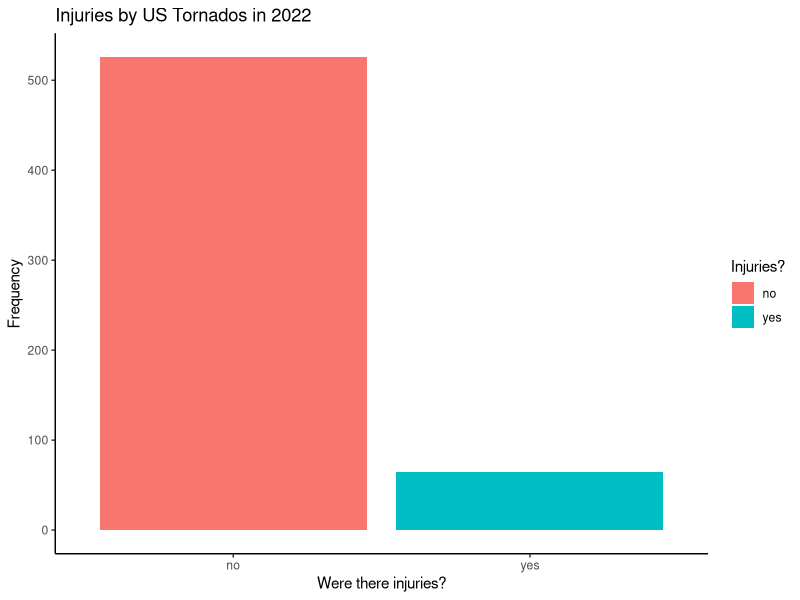
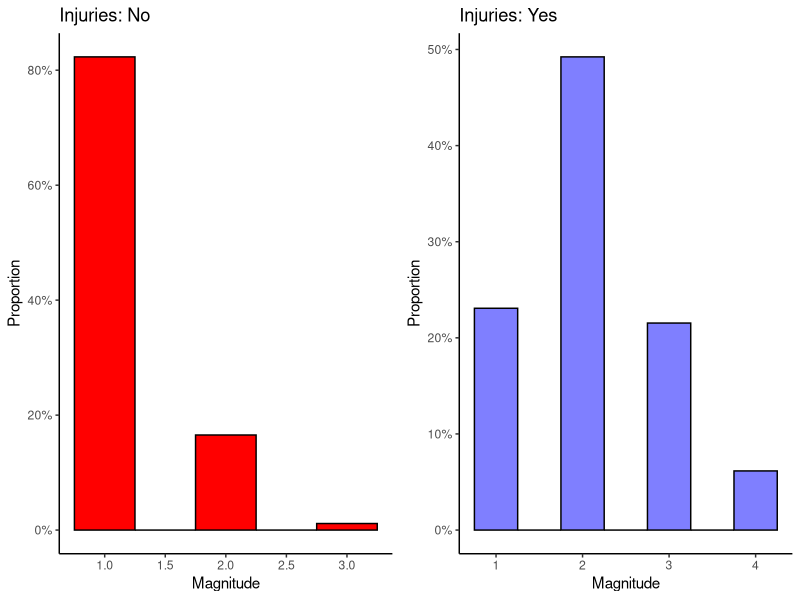
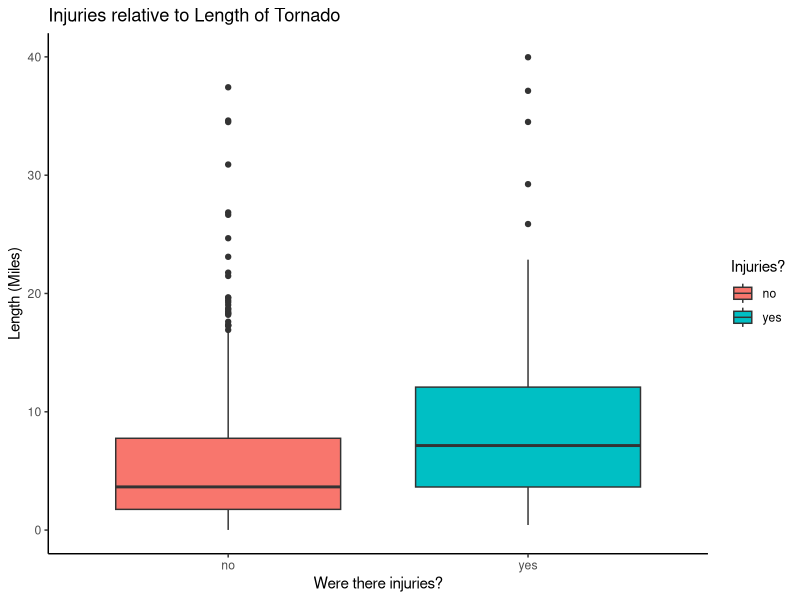
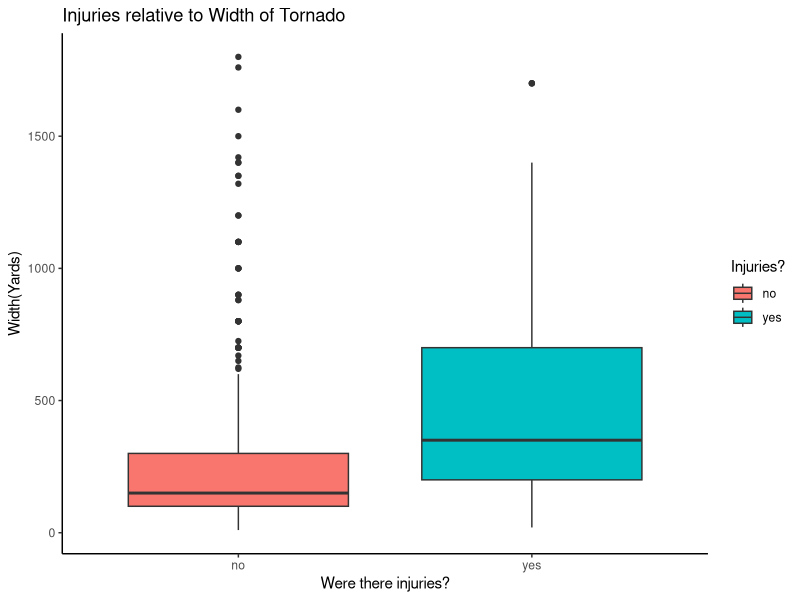
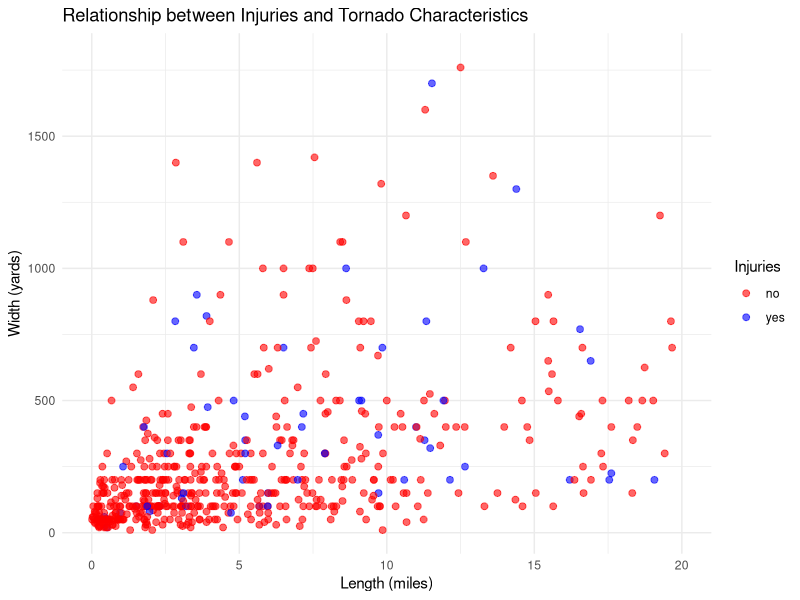

Source code (R) for these figures, in order:
## ---- chunk 1
knitr::opts_chunk$set(fig.height=3, fig.width=4, warning=FALSE, tidy=TRUE, tidy.opts=list(width.cutoff=60))
## ---- chunk 2
tornados <- read.csv('Project1_Tornados.csv')
## ---- chunk 3
library(ggplot2)
t_ggplot <- ggplot(tornados)

#Injuries Bar Graph
t_ggplot + geom_bar(aes(x=injuries, fill=injuries)) + labs(title='Injuries by US Tornados in 2022', x='Were there injuries?', y='Frequency', fill='Injuries?') + theme_classic()
## ---- chunk 4
library(knitr)

#Nicely formatted table of Injury proportion
injury_table <- prop.table(table(tornados$injuries))
injury_df <- as.data.frame(injury_table)
colnames(injury_df)[1] <- "Injuries?"
colnames(injury_df)[2] <- "Proportion"

kable(injury_df, caption = "Proportion of Injuries from Tornados", digits = 4)

## ---- chunk 5

#Subset data by Yes and No Injuries

injuriesYes <- tornados[tornados$injuries == 'yes',]
injuriesNo <- tornados[tornados$injuries == 'no',]

#Histogram for No
histNo <- ggplot(injuriesNo, aes(x = magnitude)) + geom_histogram(aes(y = ..count../sum(..count..)), binwidth = 0.5, color = "black", fill = "red")+ labs(x = 'Magnitude', y = 'Proportion', title = 'Injuries: No') + scale_y_continuous(labels = scales::percent_format()) + theme_classic() 

#Histogram for Yes
histYes <- ggplot(injuriesYes, aes(x = magnitude)) + geom_histogram(aes(y = ..count../sum(..count..)), binwidth = 0.5, color = "black", fill = "blue", alpha = 0.5) + labs(x = 'Magnitude', y = 'Proportion', title = 'Injuries: Yes') + scale_y_continuous(labels = scales::percent_format()) + theme_classic()

# Display the plots side by side
library(gridExtra)
grid.arrange(histNo, histYes, ncol = 2)

mean_magnitude <- aggregate(tornados$magnitude ~ tornados$injuries, data = tornados, mean)


mean_yes <- mean_magnitude[mean_magnitude$`tornados$injuries` == "yes", 2]

mean_no <- mean_magnitude[mean_magnitude$`tornados$injuries` == "no", 2]

## ---- chunk 6
#Length vs Injuries plot
t_ggplot + geom_boxplot(aes(x=injuries, y=length_miles, fill=injuries)) + labs(x='Were there injuries?', y='Length (Miles)', title='Injuries relative to Length of Tornado', fill='Injuries?') + theme_classic() + ylim(0,40)

mean_length <- aggregate(tornados$length_miles ~ tornados$injuries, data = tornados, mean)

mean_yes1 <- mean_length[mean_length$`tornados$injuries` == "yes", 2]

mean_no1 <- mean_length[mean_length$`tornados$injuries` == "no", 2]

## ---- chunk 7
#Width vs Injuries plot
t_ggplot + geom_boxplot(aes(x=injuries, y=width_yards, fill=injuries)) + labs(x='Were there injuries?', y='Width(Yards)', title='Injuries relative to Width of Tornado', fill='Injuries?') + theme_classic() 

mean_width <- aggregate(tornados$width_yards ~ tornados$injuries, data = tornados, mean)

mean_yes2 <- mean_width[mean_width$`tornados$injuries` == "yes", 2]

mean_no2 <- mean_width[mean_width$`tornados$injuries` == "no", 2]
## ---- chunk 8

#Multivariate Plot of Width and Length to Injuries
ggplot(tornados, aes(x = length_miles, y = width_yards, color = injuries)) + geom_point(alpha = 0.6, size = 2) +  
  labs(title = "Relationship between Injuries and Tornado Characteristics", x = "Length (miles)", y = "Width (yards)", color = "Injuries") + theme_minimal() + 
  scale_color_manual(values = c("yes" = "blue", "no" = "red")) +  theme(legend.position = "right") + xlim(0,20)

